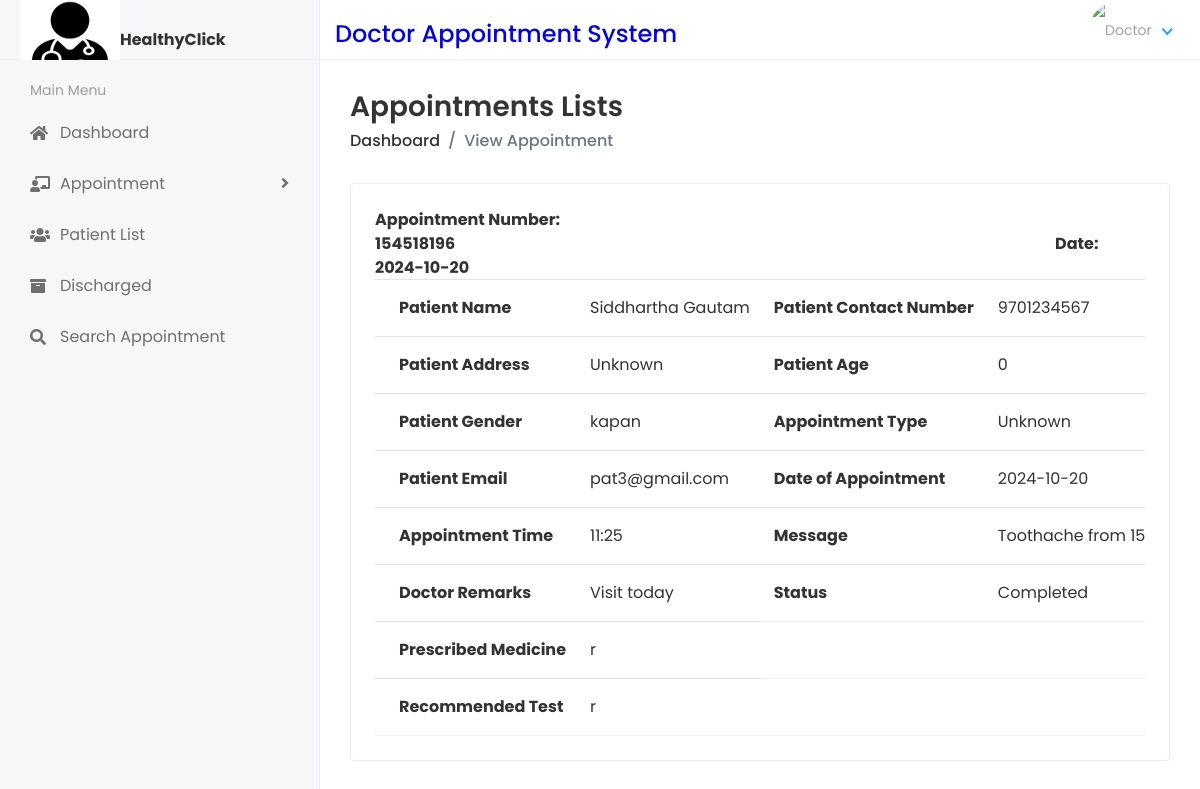
Page /DoctorAppointmentList/27 on the earlier database version.
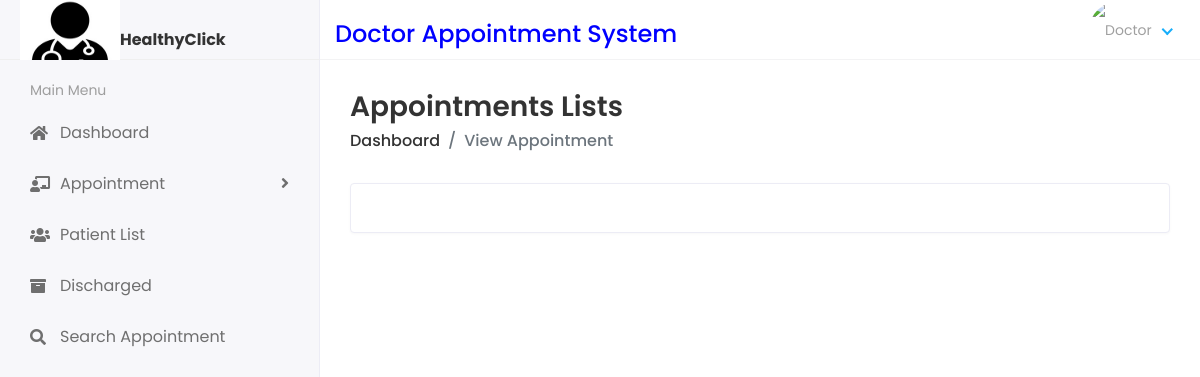
Same page on the later database version.
### dasapp/models.py (models this page shows, shortened)
class Appointment(models.Model):
    appointmentnumber = models.IntegerField(default=0)
    fullname = models.CharField(max_length=250)
    mobilenumber = models.CharField(max_length=11)
    email = models.EmailField(max_length=100)
    address = models.CharField(max_length=200)
    age = models.IntegerField(default=0)
    gender = models.CharField(max_length=100)
    appointmenttype = models.CharField(max_length=100)
    date_of_appointment = models.CharField(max_length=250)
    time_of_appointment = models.CharField(max_length=250)
    doctor_id = models.ForeignKey(DoctorReg, on_delete=models.CASCADE)
    additional_msg = models.TextField(blank=True)
    remark = models.CharField(max_length=250, default=0)
    status = models.CharField(default=0, max_length=200)
    prescription = models.TextField(blank=True, default=0)
    recommendedtest = models.TextField(blank=True, default=0)
    created_at = models.DateTimeField(auto_now_add=True)
    updated_at = models.DateTimeField(auto_now=True)

### docappsystem/docviews.py (the view)
def DoctorAppointmentList(request, id):
    patientdetails = Appointment.objects.filter(id=id)
    context = {"patientdetails": patientdetails}
    return render(request, "doc/doctor_appointment_list_details.html", context)

### templates/doc/doctor_appointment_list_details.html (shortened to what this page needs)
{% extends 'base.html' %}
{% block content %}
<div class="content container-fluid">
    <div class="page-header">
    <div class="row align-items-center">
    <div class="col">
    <h3 class="page-title">Appointments Lists</h3>
    <ul class="breadcrumb">
    <li class="breadcrumb-item"><a href="{% url 'doctor_home' %}">Dashboard</a></li>
    <li class="breadcrumb-item active">View Appointment</li>
    </ul>
    </div>
    </div>
    </div>
    <div class="row">
    <div class="col-sm-12">
    <div class="card card-table">
    <div class="card-body">
    <div class="table-responsive">
    <table class="table table-hover table-center mb-0 datatable">
      {% for i in patientdetails %}
      <tr><strong style="font-size: medium;text-align: center;">Appointment Number: {{i.appointmentnumber}}</strong> <strong style="padding-left: 600px;">Date: {{i.date_of_appointment}}</strong></tr>
      <tr>
            <th>Patient Name</th>
            <td>{{i.fullname}}</td>
            <th>Patient Contact Number</th>
            <td>{{i.mobilenumber}}</td>
          </tr>
          <tr>
            <tr>
              <th>Patient Address</th>
              <td>{{i.address}}</td>
              <th>Patient Age</th>
              <td>{{i.age}}</td>
            </tr>
            <tr>
              <th>Patient Gender</th>
              <td>{{i.gender}}</td>
              <th>Appointment Type</th>
              <td>{{i.appointmenttype}}</td>
            </tr>
            <th>Patient Email</th>
            <td>{{i.email}}</td>
            <th>Date of Appointment</th>
            <td>{{i.date_of_appointment}}</td>
          </tr>
          <tr>
            <th>Appointment Time</th>
            <td>{{i.time_of_appointment}}</td>
            <th>Message</th>
            <td>{{i.additional_msg}}</td>
          </tr>
          <tr>
            {% if i.status == '0' %}
            <th>Doctor Remarks</th>
            <td>Not Updatet Yet</td>
            {% else %}
            <tr>
            <th>Doctor Remarks</th>
            <td>{{ i.remark }}</td>{% endif %}
              {% if i.status == '0' %}
              <th>Staus</th>
              <td>Not Updatet Yet</td>
              {% else %}
              <th>Status</th>
              <td>{{ i.status}}</td> {% endif %}
              </tr>
              <tr>
                  {% if i.status == 'Completed' %}
                  <th>Prescribed Medicine</th>
                  <td>{{ i.prescription}}</td>
                  {% else %}
                  <th>Prescribed Medicine</th>
                  <td>Not Prescribed Yet</td> {% endif %}
                  </tr>
                  <tr>
                    {% if i.status == 'Completed' %}
                    <th>Recommended Test</th>
                    <td>{{ i.recommendedtest}}</td>
                    {% else %}
                    <th>Recommended Test</th>
                    <td>Not Recommended Yet</td> {% endif %}
                    </tr>
    </table>
                          {% endfor %}
                        </div>
    </div>
    </div>
    </div>
    </div>
    </div>
    </div>
{% endblock %}

Differences in the rows shown:
removed Appointment: appointmentnumber "154518196", date_of_appointment "2024-10-20", fullname "Siddhartha Gautam", mobilenumber "9701234567", address "Unknown", age "0", gender "kapan", appointmenttype "Unknown", email "pat3@gmail.com", time_of_appointment "11:25", additional_msg "Toothache from 15…", remark "Visit today", status "Completed", prescription "r", recommendedtest "r"
